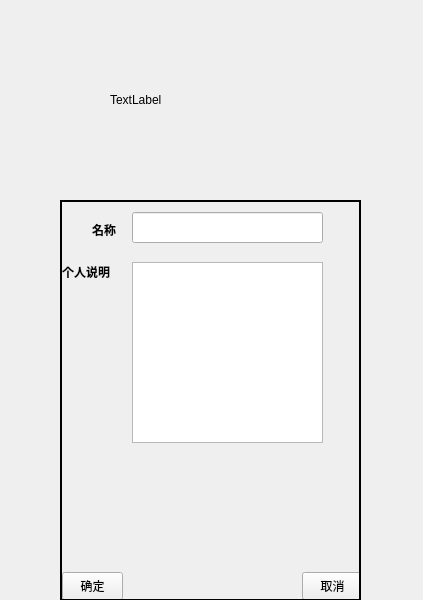
<?xml version="1.0" encoding="UTF-8"?>
<ui version="4.0">
 <class>PersonalInformation</class>
 <widget class="QWidget" name="PersonalInformation">
  <property name="geometry">
   <rect>
    <x>0</x>
    <y>0</y>
    <width>423</width>
    <height>600</height>
   </rect>
  </property>
  <property name="windowTitle">
   <string>Form</string>
  </property>
  <widget class="MouseEvent" name="avatar">
   <property name="geometry">
    <rect>
     <x>110</x>
     <y>0</y>
     <width>200</width>
     <height>200</height>
    </rect>
   </property>
   <property name="toolTip">
    <string>点击更换头像</string>
   </property>
   <property name="accessibleName">
    <string>更换头像</string>
   </property>
   <property name="accessibleDescription">
    <string/>
   </property>
   <property name="frameShape">
    <enum>QFrame::NoFrame</enum>
   </property>
   <property name="text">
    <string>TextLabel</string>
   </property>
   <property name="scaledContents">
    <bool>true</bool>
   </property>
  </widget>
  <widget class="QStackedWidget" name="stackedWidget">
   <property name="geometry">
    <rect>
     <x>60</x>
     <y>200</y>
     <width>301</width>
     <height>401</height>
    </rect>
   </property>
   <property name="frameShape">
    <enum>QFrame::WinPanel</enum>
   </property>
   <property name="currentIndex">
    <number>1</number>
   </property>
   <widget class="QWidget" name="page_show">
    <widget class="QLabel" name="label">
     <property name="geometry">
      <rect>
       <x>30</x>
       <y>20</y>
       <width>31</width>
       <height>16</height>
      </rect>
     </property>
     <property name="font">
      <font>
       <weight>75</weight>
       <bold>true</bold>
      </font>
     </property>
     <property name="text">
      <string>名称</string>
     </property>
    </widget>
    <widget class="QLabel" name="label_2">
     <property name="geometry">
      <rect>
       <x>0</x>
       <y>60</y>
       <width>71</width>
       <height>20</height>
      </rect>
     </property>
     <property name="font">
      <font>
       <weight>75</weight>
       <bold>true</bold>
      </font>
     </property>
     <property name="text">
      <string>个人说明</string>
     </property>
    </widget>
    <widget class="QPushButton" name="btn_edit">
     <property name="geometry">
      <rect>
       <x>0</x>
       <y>370</y>
       <width>91</width>
       <height>28</height>
      </rect>
     </property>
     <property name="text">
      <string>编辑</string>
     </property>
    </widget>
    <widget class="QPushButton" name="btn_close">
     <property name="geometry">
      <rect>
       <x>210</x>
       <y>370</y>
       <width>91</width>
       <height>28</height>
      </rect>
     </property>
     <property name="text">
      <string>保存并退出</string>
     </property>
    </widget>
    <widget class="QLabel" name="lineEdit_username">
     <property name="geometry">
      <rect>
       <x>70</x>
       <y>10</y>
       <width>191</width>
       <height>31</height>
      </rect>
     </property>
     <property name="font">
      <font>
       <family>Agency FB</family>
       <pointsize>16</pointsize>
       <weight>75</weight>
       <bold>true</bold>
      </font>
     </property>
     <property name="text">
      <string/>
     </property>
    </widget>
    <widget class="QTextEdit" name="textEdit_personalinstructions">
     <property name="geometry">
      <rect>
       <x>70</x>
       <y>60</y>
       <width>191</width>
       <height>181</height>
      </rect>
     </property>
     <property name="readOnly">
      <bool>true</bool>
     </property>
     <property name="html">
      <string>&lt;!DOCTYPE HTML PUBLIC &quot;-//W3C//DTD HTML 4.0//EN&quot; &quot;http://www.w3.org/TR/REC-html40/strict.dtd&quot;&gt;
&lt;html&gt;&lt;head&gt;&lt;meta name=&quot;qrichtext&quot; content=&quot;1&quot; /&gt;&lt;style type=&quot;text/css&quot;&gt;
p, li { white-space: pre-wrap; }
&lt;/style&gt;&lt;/head&gt;&lt;body style=&quot; font-family:'SimSun'; font-size:9pt; font-weight:400; font-style:normal;&quot;&gt;
&lt;p style=&quot;-qt-paragraph-type:empty; margin-top:0px; margin-bottom:0px; margin-left:0px; margin-right:0px; -qt-block-indent:0; text-indent:0px;&quot;&gt;&lt;br /&gt;&lt;/p&gt;&lt;/body&gt;&lt;/html&gt;</string>
     </property>
    </widget>
   </widget>
   <widget class="QWidget" name="page_edit">
    <widget class="QTextEdit" name="textEdit_changepersonalinstructions">
     <property name="geometry">
      <rect>
       <x>70</x>
       <y>60</y>
       <width>191</width>
       <height>181</height>
      </rect>
     </property>
     <property name="readOnly">
      <bool>false</bool>
     </property>
     <property name="html">
      <string>&lt;!DOCTYPE HTML PUBLIC &quot;-//W3C//DTD HTML 4.0//EN&quot; &quot;http://www.w3.org/TR/REC-html40/strict.dtd&quot;&gt;
&lt;html&gt;&lt;head&gt;&lt;meta name=&quot;qrichtext&quot; content=&quot;1&quot; /&gt;&lt;style type=&quot;text/css&quot;&gt;
p, li { white-space: pre-wrap; }
&lt;/style&gt;&lt;/head&gt;&lt;body style=&quot; font-family:'SimSun'; font-size:9pt; font-weight:400; font-style:normal;&quot;&gt;
&lt;p style=&quot;-qt-paragraph-type:empty; margin-top:0px; margin-bottom:0px; margin-left:0px; margin-right:0px; -qt-block-indent:0; text-indent:0px;&quot;&gt;&lt;br /&gt;&lt;/p&gt;&lt;/body&gt;&lt;/html&gt;</string>
     </property>
    </widget>
    <widget class="QLineEdit" name="lineEdit_changeusername">
     <property name="geometry">
      <rect>
       <x>70</x>
       <y>10</y>
       <width>191</width>
       <height>31</height>
      </rect>
     </property>
     <property name="maxLength">
      <number>10</number>
     </property>
     <property name="readOnly">
      <bool>false</bool>
     </property>
    </widget>
    <widget class="QLabel" name="label_3">
     <property name="geometry">
      <rect>
       <x>30</x>
       <y>20</y>
       <width>31</width>
       <height>16</height>
      </rect>
     </property>
     <property name="font">
      <font>
       <weight>75</weight>
       <bold>true</bold>
      </font>
     </property>
     <property name="text">
      <string>名称</string>
     </property>
    </widget>
    <widget class="QLabel" name="label_4">
     <property name="geometry">
      <rect>
       <x>0</x>
       <y>60</y>
       <width>71</width>
       <height>20</height>
      </rect>
     </property>
     <property name="font">
      <font>
       <weight>75</weight>
       <bold>true</bold>
      </font>
     </property>
     <property name="text">
      <string>个人说明</string>
     </property>
    </widget>
    <widget class="QPushButton" name="btn_determine">
     <property name="geometry">
      <rect>
       <x>0</x>
       <y>370</y>
       <width>61</width>
       <height>28</height>
      </rect>
     </property>
     <property name="text">
      <string>确定</string>
     </property>
    </widget>
    <widget class="QPushButton" name="btn_cancel">
     <property name="geometry">
      <rect>
       <x>240</x>
       <y>370</y>
       <width>61</width>
       <height>28</height>
      </rect>
     </property>
     <property name="text">
      <string>取消</string>
     </property>
    </widget>
   </widget>
  </widget>
 </widget>
 <customwidgets>
  <customwidget>
   <class>MouseEvent</class>
   <extends>QLabel</extends>
   <header>mouseevent.h</header>
  </customwidget>
 </customwidgets>
 <resources/>
 <connections/>
</ui>
